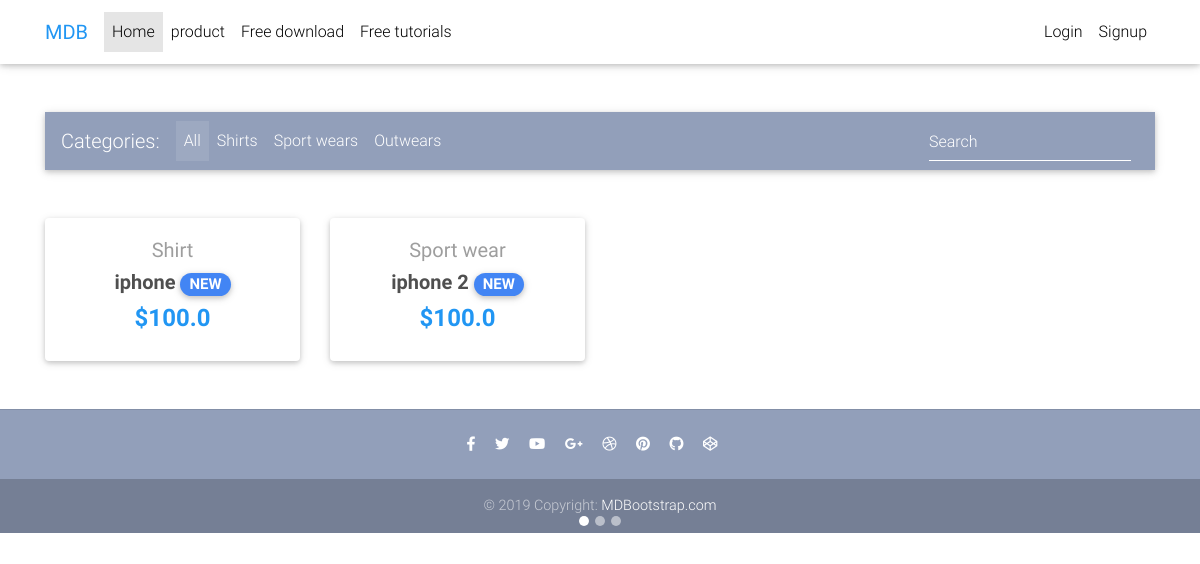
The page / on the database its author committed.
### core/models.py (models this page shows, shortened)
class Item(models.Model):
    title = models.CharField(max_length=100)
    price = models.FloatField()
    discount_price = models.FloatField(blank=True, null=True)
    category = models.CharField(choices = CATEGORY_CHOICES, max_length=2)
    label = models.CharField(choices = LABEL_CHOICES, max_length=1)
    slug = models.SlugField()
    description = models.TextField()
    def get_absolute_url(self):
        return reverse("core:product", kwargs={
            'slug': self.slug
        })

### core/views.py (the view)
# urls.py: path('', HomeView.as_view(), name='home'),
class HomeView(ListView):
    model = Item
    paginate_by = 10
    template_name = "home-page.html"

### core/templates/home-page.html (shortened to what this page needs)
{% extends 'base.html' %}
{% block content %}
{% load cart_template_tags %}
  <nav class="navbar fixed-top navbar-expand-lg navbar-light white scrolling-navbar">
    <div class="container">
      <a class="navbar-brand waves-effect" href="https://mdbootstrap.com/docs/jquery/" target="_blank">
        <strong class="blue-text">MDB</strong>
      </a>
      <div class="collapse navbar-collapse" id="navbarSupportedContent">
        <ul class="navbar-nav mr-auto">
          <li class="nav-item active">
            <a class="nav-link waves-effect" href="#">Home
            </a>
          </li>
          <li class="nav-item">
            <a class="nav-link waves-effect" href="templates/product-page.html" target="_blank">product</a>
          </li>
          <li class="nav-item">
            <a class="nav-link waves-effect" href="https://mdbootstrap.com/docs/jquery/getting-started/download/"
              target="_blank">Free download</a>
          </li>
          <li class="nav-item">
            <a class="nav-link waves-effect" href="https://mdbootstrap.com/education/bootstrap/" target="_blank">Free
              tutorials</a>
          </li>
        </ul>
        <ul class="navbar-nav nav-flex-icons">
          {% if request.user.is_authenticated %}
          <li class="nav-item">
            <a class="nav-link waves-effect">
              <span class="badge red z-depth-1 mr-1"> {{ request.user|cart_item_count }} </span>
              <i class="fas fa-shopping-cart"></i>
              <span class="clearfix d-none d-sm-inline-block"> Cart </span>
            </a>
          </li>
          <li class="nav-item">
            <a href="{% url 'account_logout' %}" class="nav-link waves-effect">
              <span class="clearfix d-none d-sm-inline-block"> Logout </span>
            </a>
          </li>
          {% else %}
          <li class="nav-item">
            <a href="{% url 'account_login' %}" class="nav-link waves-effect">
              <span class="clearfix d-none d-sm-inline-block"> Login </span>
            </a>
          </li>
          <li class="nav-item">
            <a href="{% url 'account_signup' %}" class="nav-link waves-effect">
              <span class="clearfix d-none d-sm-inline-block"> Signup </span>
            </a>
          </li>
          {% endif %}
        </ul>
      </div>
    </div>
  </nav>
  <div id="carousel-example-1z" class="carousel slide carousel-fade pt-4" data-ride="carousel">
    <ol class="carousel-indicators">
      <li data-target="#carousel-example-1z" data-slide-to="0" class="active"></li>
      <li data-target="#carousel-example-1z" data-slide-to="1"></li>
      <li data-target="#carousel-example-1z" data-slide-to="2"></li>
    </ol>
  <main>
    <div class="container">
      <nav class="navbar navbar-expand-lg navbar-dark mdb-color lighten-3 mt-3 mb-5">
        <span class="navbar-brand">Categories:</span>
        <div class="collapse navbar-collapse" id="basicExampleNav">
          <ul class="navbar-nav mr-auto">
            <li class="nav-item active">
              <a class="nav-link" href="#">All
              </a>
            </li>
            <li class="nav-item">
              <a class="nav-link" href="#">Shirts</a>
            </li>
            <li class="nav-item">
              <a class="nav-link" href="#">Sport wears</a>
            </li>
            <li class="nav-item">
              <a class="nav-link" href="#">Outwears</a>
            </li>
          </ul>
          <form class="form-inline">
            <div class="md-form my-0">
              <input class="form-control mr-sm-2" type="text" placeholder="Search" aria-label="Search">
            </div>
          </form>
        </div>
      </nav>
      <section class="text-center mb-4">
        <div class="row wow fadeIn">
          {% for item in object_list %}
          <div class="col-lg-3 col-md-6 mb-4">
            <div class="card">
              <div class="card-body text-center">
                <a href="" class="grey-text">
                  <h5>{{ item.get_category_display }}</h5>
                </a>
                <h5>
                  <strong>
                    <a href="{{ item.get_absolute_url }}" class="dark-grey-text">{{ item.title }}
                      <span class="badge badge-pill {{ item.get_label_display }}-color">NEW</span>
                    </a>
                  </strong>
                </h5>
                <h4 class="font-weight-bold blue-text">
                  <strong>
                    {% if item.discount_price %}
                      ${{ item.discount_price }}
                    {% else %}
                      ${{item.price}}
                    {% endif %}
                  </strong>
                </h4>
              </div>
            </div>
          </div>
          {% endfor %}
        </div>
    </div>
  </main>
  <footer class="page-footer text-center font-small mt-4 wow fadeIn">
    <hr class="my-4">
    <div class="pb-4">
      <a href="https://www.facebook.com/mdbootstrap" target="_blank">
        <i class="fab fa-facebook-f mr-3"></i>
      </a>
      <a href="https://twitter.com/MDBootstrap" target="_blank">
        <i class="fab fa-twitter mr-3"></i>
      </a>
      <a href="https://www.youtube.com/watch?v=7MUISDJ5ZZ4" target="_blank">
        <i class="fab fa-youtube mr-3"></i>
      </a>
      <a href="https://plus.google.com/u/0/b/107863090883699620484" target="_blank">
        <i class="fab fa-google-plus-g mr-3"></i>
      </a>
      <a href="https://dribbble.com/mdbootstrap" target="_blank">
        <i class="fab fa-dribbble mr-3"></i>
      </a>
      <a href="https://pinterest.com/mdbootstrap" target="_blank">
        <i class="fab fa-pinterest mr-3"></i>
      </a>
      <a href="https://github.com/mdbootstrap/bootstrap-material-design" target="_blank">
        <i class="fab fa-github mr-3"></i>
      </a>
      <a href="http://codepen.io/mdbootstrap/" target="_blank">
        <i class="fab fa-codepen mr-3"></i>
      </a>
    </div>
    <div class="footer-copyright py-3">
      © 2019 Copyright:
      <a href="https://mdbootstrap.com/education/bootstrap/" target="_blank"> MDBootstrap.com </a>
    </div>
  </footer>
  {% endblock content %}

### core/templates/base.html (style rules this page uses)
html, body, header, .carousel { height: 60vh; }

### rows shown on the page
Item: category "Shirt", title "iphone", price "100.0"
Item: category "Sport wear", title "iphone 2", discount_price "100.0"
